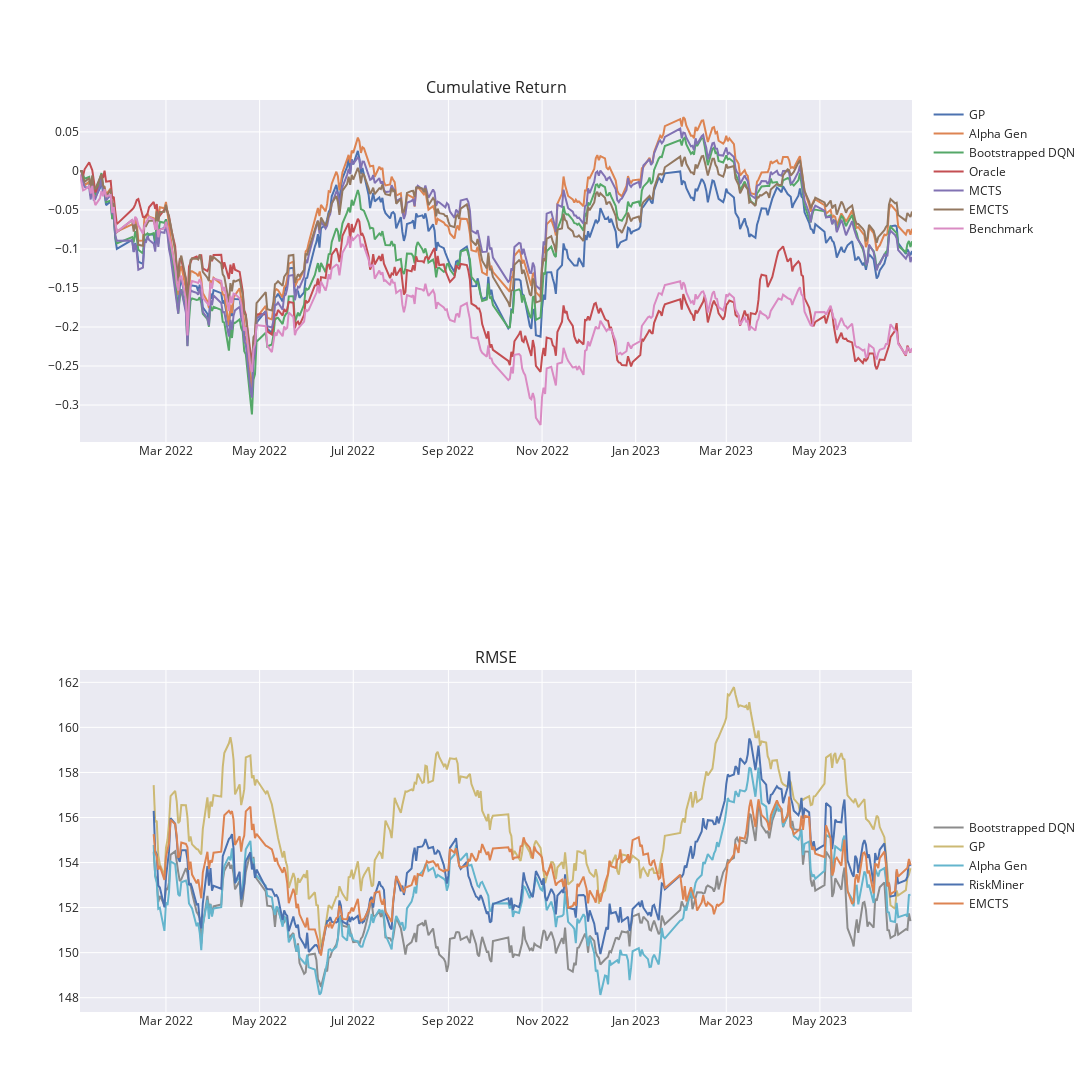

Notebook source saved alongside this figure:
### Code cell
import plotly.express as px
from plotly.subplots import make_subplots
import plotly.graph_objects as go

fig = make_subplots(rows=2, cols=1,subplot_titles=["Cumulative Return", "RMSE"])


for col in df_com.columns:
    fig.add_trace(
        go.Scatter(
            x=df_com.index,   
            y=df_com[col],    
            mode='lines',
            name=col,
            legendgroup = '1',
        ),
        row=1, 
        col=1
    )

for col in df_rmse_ma.columns:
    fig.add_trace(
        go.Scatter(
            x=df_rmse_ma.index,
            y=df_rmse_ma[col],    
            mode='lines',
            name=col,
            legendgroup = '2',
        ),
        row=2, 
        col=1
    )

# Update the layout to add the title and template
fig.update_layout(
    template='seaborn',
    autosize=False,
    width=1200,
    height=1200,
    legend_tracegroupgap=580,
    legend_groupclick="toggleitem"
)

fig.show()


# fig = px.line(df_com, y=["Bootstrapped DQN","Alpha Gen","GP","Benchmark"], 
#             #   x="lifeExp", 
#               title='Cumulative Return',
#               template="seaborn",
#               )
# fig.show()

### Figure 1 — Plotly figure (JSON) as saved in the notebook; plotly's stock layout.template omitted (floating-point values rounded to 4 significant figures; data arrays with more than 128 entries replaced by an {"elided": "..."} marker saying what was removed)
{"data": [{"legendgroup": "1", "mode": "lines", "name": "GP", "type": "scatter", "x": {"elided": "360 str values"}, "xaxis": "x", "y": {"elided": "360 float values"}, "yaxis": "y"}, {"legendgroup": "1", "mode": "lines", "name": "Alpha Gen", "type": "scatter", "x": {"elided": "360 str values"}, "xaxis": "x", "y": {"elided": "360 float values"}, "yaxis": "y"}, {"legendgroup": "1", "mode": "lines", "name": "Bootstrapped DQN", "type": "scatter", "x": {"elided": "360 str values"}, "xaxis": "x", "y": {"elided": "360 float values"}, "yaxis": "y"}, {"legendgroup": "1", "mode": "lines", "name": "Oracle", "type": "scatter", "x": {"elided": "360 str values"}, "xaxis": "x", "y": {"elided": "360 float values"}, "yaxis": "y"}, {"legendgroup": "1", "mode": "lines", "name": "MCTS", "type": "scatter", "x": {"elided": "360 str values"}, "xaxis": "x", "y": {"elided": "360 float values"}, "yaxis": "y"}, {"legendgroup": "1", "mode": "lines", "name": "EMCTS", "type": "scatter", "x": {"elided": "360 str values"}, "xaxis": "x", "y": {"elided": "360 float values"}, "yaxis": "y"}, {"legendgroup": "1", "mode": "lines", "name": "Benchmark", "type": "scatter", "x": {"elided": "360 str values"}, "xaxis": "x", "y": {"elided": "360 float values"}, "yaxis": "y"}, {"legendgroup": "2", "mode": "lines", "name": "Bootstrapped DQN", "type": "scatter", "x": {"elided": "360 str values"}, "xaxis": "x2", "y": {"elided": "360 float values"}, "yaxis": "y2"}, {"legendgroup": "2", "mode": "lines", "name": "GP", "type": "scatter", "x": {"elided": "360 str values"}, "xaxis": "x2", "y": {"elided": "360 float values"}, "yaxis": "y2"}, {"legendgroup": "2", "mode": "lines", "name": "Alpha Gen", "type": "scatter", "x": {"elided": "360 str values"}, "xaxis": "x2", "y": {"elided": "360 float values"}, "yaxis": "y2"}, {"legendgroup": "2", "mode": "lines", "name": "RiskMiner", "type": "scatter", "x": {"elided": "360 str values"}, "xaxis": "x2", "y": {"elided": "360 float values"}, "yaxis": "y2"}, {"legendgroup": "2", "mode": "lines", "name": "EMCTS", "type": "scatter", "x": {"elided": "360 str values"}, "xaxis": "x2", "y": {"elided": "360 float values"}, "yaxis": "y2"}], "layout": {"annotations": [{"font": {"size": 16}, "showarrow": false, "text": "Cumulative Return", "x": 0.5, "xanchor": "center", "xref": "paper", "y": 1, "yanchor": "bottom", "yref": "paper"}, {"font": {"size": 16}, "showarrow": false, "text": "RMSE", "x": 0.5, "xanchor": "center", "xref": "paper", "y": 0.375, "yanchor": "bottom", "yref": "paper"}], "autosize": false, "height": 1200, "legend": {"groupclick": "toggleitem", "tracegroupgap": 580}, "width": 1200, "xaxis": {"anchor": "y", "domain": [0, 1]}, "xaxis2": {"anchor": "y2", "domain": [0, 1]}, "yaxis": {"anchor": "x", "domain": [0.625, 1]}, "yaxis2": {"anchor": "x2", "domain": [0, 0.375]}}}
